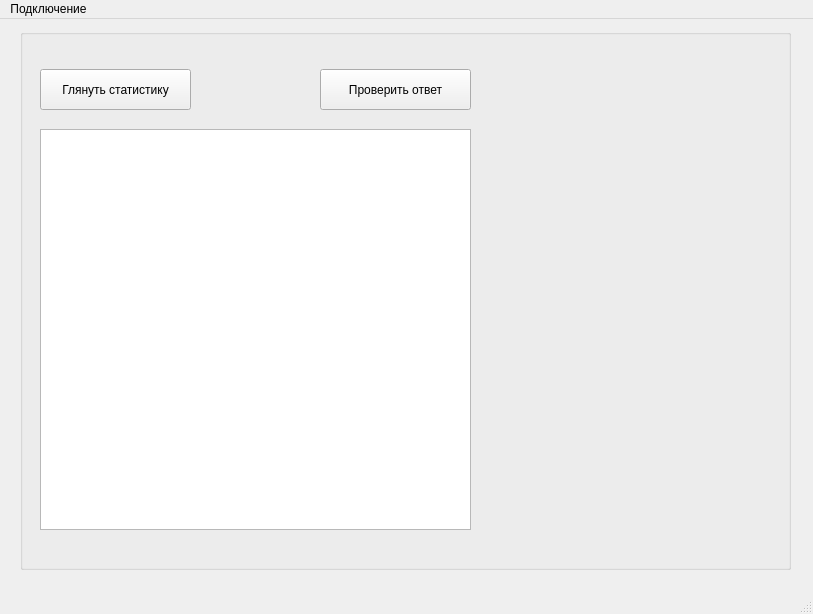
<?xml version="1.0" encoding="UTF-8"?>
<ui version="4.0">
 <class>MainWindow</class>
 <widget class="QMainWindow" name="MainWindow">
  <property name="geometry">
   <rect>
    <x>0</x>
    <y>0</y>
    <width>813</width>
    <height>614</height>
   </rect>
  </property>
  <property name="windowTitle">
   <string>Chat</string>
  </property>
  <widget class="QWidget" name="centralwidget">
   <widget class="QGroupBox" name="ChatBox">
    <property name="geometry">
     <rect>
      <x>20</x>
      <y>10</y>
      <width>771</width>
      <height>541</height>
     </rect>
    </property>
    <property name="title">
     <string/>
    </property>
    <widget class="QPushButton" name="stat">
     <property name="geometry">
      <rect>
       <x>20</x>
       <y>40</y>
       <width>151</width>
       <height>41</height>
      </rect>
     </property>
     <property name="text">
      <string>Глянуть статистику</string>
     </property>
    </widget>
    <widget class="QPushButton" name="check">
     <property name="geometry">
      <rect>
       <x>300</x>
       <y>40</y>
       <width>151</width>
       <height>41</height>
      </rect>
     </property>
     <property name="text">
      <string>Проверить ответ</string>
     </property>
    </widget>
    <widget class="QTextEdit" name="textArea">
     <property name="geometry">
      <rect>
       <x>20</x>
       <y>100</y>
       <width>431</width>
       <height>401</height>
      </rect>
     </property>
     <property name="readOnly">
      <bool>true</bool>
     </property>
    </widget>
   </widget>
  </widget>
  <widget class="QMenuBar" name="menubar">
   <property name="geometry">
    <rect>
     <x>0</x>
     <y>0</y>
     <width>813</width>
     <height>26</height>
    </rect>
   </property>
   <widget class="QMenu" name="menu">
    <property name="title">
     <string>Подключение</string>
    </property>
    <addaction name="separator"/>
    <addaction name="ConnectToChat"/>
    <addaction name="LeaveChat"/>
   </widget>
   <addaction name="menu"/>
  </widget>
  <widget class="QStatusBar" name="statusbar"/>
  <action name="ConnectToChat">
   <property name="text">
    <string>Подключиться к чату</string>
   </property>
  </action>
  <action name="LeaveChat">
   <property name="enabled">
    <bool>false</bool>
   </property>
   <property name="text">
    <string>Выйти из чата</string>
   </property>
  </action>
 </widget>
 <resources/>
 <connections/>
</ui>
